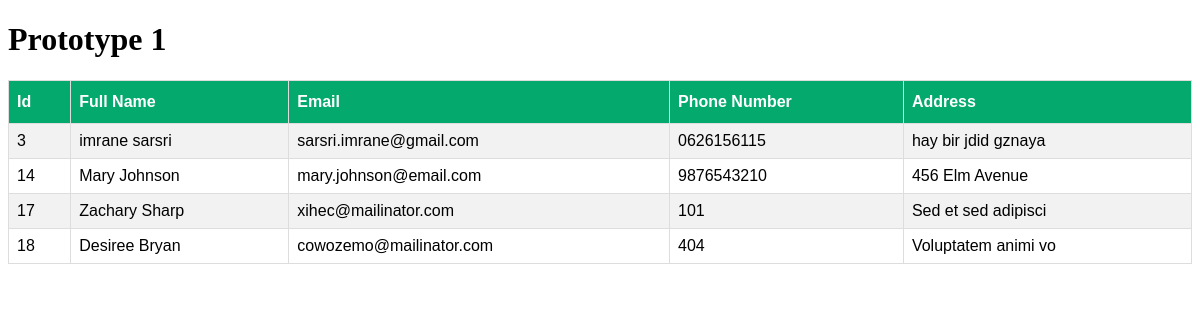
The page / on the database its author committed.
### tables this page shows
CREATE TABLE
    `stagiaires` (
        `id` int(11) NOT NULL,
        `full_name` varchar(50) NOT NULL,
        `email` varchar(255) NOT NULL,
        `phone_number` varchar(15) NOT NULL,
        `adress` varchar(255) NOT NULL,
        `city_id` int(11) DEFAULT NULL
    );

### connect.php (called while the page is built, shortened)
<?php
class DB
{
    public static function connect()
    {
        try {
            $db = new PDO('mysql:host=' . self::SERVERNAME . ';dbname=' . self::DBNAME, self::USERNAME, self::PASSWORD);
            $db->setAttribute(PDO::ATTR_ERRMODE, PDO::ERRMODE_EXCEPTION);
            $db->getAttribute(constant("PDO::ATTR_CONNECTION_STATUS"));
        } catch (PDOException $e) {
            die("error : not connecte " . $e->getMessage());
        }
        return $db;
    }
}

### traineeManagement.php (called while the page is built)
<?php
include "connect.php";
include "trainee.php";
class TraineeManagement
{
    public function getAll()
    {
        $sql = "SELECT * FROM `stagiaires` ";
        $result = DB::connect()->query($sql);
        $Trainees = [];
        while ($row = $result->fetch()) {
            $Trainee = new Trainee();
            $Trainee->setId($row['id']);
            $Trainee->setFullNameId($row['full_name']);
            $Trainee->setEmail($row['email']);
            $Trainee->SetphoneNumber($row['phone_number']);
            $Trainee->setAdress($row['adress']);
            array_push($Trainees, $Trainee);
        }
        return $Trainees;
    }
}

### trainee.php (called while the page is built)
<?php
class Trainee
{
    private $id;
    private $fullName;
    private $email;
    private $phoneNumber;
    private $adress;
    public function getId()
    {
        return $this->id;
    }
    public function getFullName()
    {
        return $this->fullName;
    }
    public function getEmail()
    {
        return $this->email;
    }
    public function getPhoneNumber()
    {
        return $this->phoneNumber;
    }
    public function getAddress()
    {
        return $this->adress;
    }
    public function setId($id)
    {
        return $this->id = $id;
    }
    public function setFullNameId($FullName)
    {
        return $this->fullName = $FullName;
    }
    public function setEmail($Email)
    {
        return $this->email = $Email;
    }
    public function SetphoneNumber($PhoneNumber)
    {
        return $this->phoneNumber = $PhoneNumber;
    }
    public function setAdress($Adress)
    {
        return $this->adress = $Adress;
    }
}

### index.php (the view, shortened to what this page needs)
<?php
include "./traineeManagement.php";
$Trainee = new TraineeManagement;
$traineeData = $Trainee->getAll();
?>
<!DOCTYPE html>
<html>
<head>
</head>
<body>
    <h1>Prototype 1</h1>
    <table id="customers">
        <tr>
            <th>Id</th>
            <th>Full Name</th>
            <th>Email</th>
            <th>Phone Number</th>
            <th>Address</th>
        </tr>
        <?php foreach ($traineeData as $trainee) { ?>
        <tr>
            <td><?php echo $trainee->getId(); ?></td>
            <td><?php echo $trainee->getFullName(); ?></td>
            <td><?php echo $trainee->getEmail(); ?></td>
            <td><?php echo $trainee->getPhoneNumber(); ?></td>
            <td><?php echo $trainee->getAddress(); ?></td>
        </tr>
        <?php } ?>
    </table>
</body>
</html>

### index.php (style rules this page uses)
#customers { font-family: Arial, Helvetica, sans-serif; border-collapse: collapse; width: 100%; }
#customers td, #customers th { border: 1px solid #ddd; padding: 8px; }
#customers tr:nth-child(even) { background-color: #f2f2f2; }
#customers th { padding-top: 12px; padding-bottom: 12px; text-align: left; background-color: #04AA6D; color: white; }

### rows shown on the page
stagiaires: id "3", full_name "imrane sarsri", email "sarsri.imrane@gmail.com", phone_number "0626156115", adress "hay bir jdid gznaya"
stagiaires: id "14", full_name "Mary Johnson", email "mary.johnson@email.com", phone_number "9876543210", adress "456 Elm Avenue"
stagiaires: id "17", full_name "Zachary Sharp", email "xihec@mailinator.com", phone_number "101", adress "Sed et sed adipisci"
stagiaires: id "18", full_name "Desiree Bryan", email "cowozemo@mailinator.com", phone_number "404", adress "Voluptatem animi vo"
